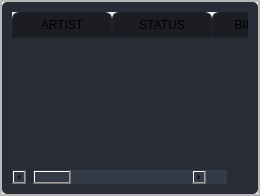
                         <widget class="QWidget" name="team">
                          <attribute name="title">
                           <string>ASSIGNEES</string>
                          </attribute>
                          <layout class="QGridLayout" name="gridLayout_40">
                           <property name="leftMargin">
                            <number>0</number>
                           </property>
                           <property name="topMargin">
                            <number>0</number>
                           </property>
                           <property name="rightMargin">
                            <number>0</number>
                           </property>
                           <property name="bottomMargin">
                            <number>0</number>
                           </property>
                           <property name="spacing">
                            <number>0</number>
                           </property>
                           <item row="0" column="0">
                            <widget class="QFrame" name="frame_15">
                             <property name="frameShape">
                              <enum>QFrame::StyledPanel</enum>
                             </property>
                             <property name="frameShadow">
                              <enum>QFrame::Raised</enum>
                             </property>
                             <layout class="QGridLayout" name="gridLayout_39">
                              <property name="leftMargin">
                               <number>0</number>
                              </property>
                              <property name="topMargin">
                               <number>0</number>
                              </property>
                              <property name="rightMargin">
                               <number>0</number>
                              </property>
                              <property name="bottomMargin">
                               <number>0</number>
                              </property>
                              <property name="spacing">
                               <number>0</number>
                              </property>
                              <item row="0" column="0">
                               <widget class="QFrame" name="frame_16">
                                <property name="frameShape">
                                 <enum>QFrame::StyledPanel</enum>
                                </property>
                                <property name="frameShadow">
                                 <enum>QFrame::Raised</enum>
                                </property>
                                <layout class="QGridLayout" name="gridLayout_38">
                                 <property name="leftMargin">
                                  <number>0</number>
                                 </property>
                                 <property name="topMargin">
                                  <number>0</number>
                                 </property>
                                 <property name="rightMargin">
                                  <number>0</number>
                                 </property>
                                 <property name="bottomMargin">
                                  <number>0</number>
                                 </property>
                                 <property name="spacing">
                                  <number>0</number>
                                 </property>
                                 <item row="0" column="0">
                                  <widget class="QTableWidget" name="team_tableWid">
                                   <property name="focusPolicy">
                                    <enum>Qt::NoFocus</enum>
                                   </property>
                                   <property name="styleSheet">
                                    <string notr="true">QTableWidget {	
	background-color: rgb(39, 44, 54);
	padding: 10px;
	border-radius: 5px;
	alternate-background-color: rgb(42, 48, 59);
}
QTableWidget::item{
	padding-left: 5px;
	padding-right: 5px;
}
QTableWidget::item:selected{
	background-color: rgb(28, 32, 40);
}
QScrollBar:horizontal {
    border: none;
    background: rgb(52, 59, 72);
    height: 14px;
    margin: 0px 21px 0 21px;
	border-radius: 0px;
}
 QScrollBar:vertical {
	border: none;
    background: rgb(52, 59, 72);
    width: 14px;
    margin: 21px 0 21px 0;
	border-radius: 0px;
 }
QHeaderView::section{
	Background-color: rgb(39, 44, 54);
	max-width: 30px;
	border: 1px solid rgb(44, 49, 60);
	border-style: none;
    border-bottom: 1px solid rgb(44, 49, 60);
    border-right: 1px solid rgb(44, 49, 60);
}
QTableWidget::horizontalHeader {	
	background-color: rgb(81, 255, 0);
}
QHeaderView::section:horizontal
{
    border: 1px solid rgb(32, 34, 42);
	background-color: rgb(27, 29, 35);
	padding: 3px;
	border-top-left-radius: 7px;
    border-top-right-radius: 7px;
}
QHeaderView::section:vertical
{
    border: 1px solid rgb(44, 49, 60);
}

</string>
                                   </property>
                                   <property name="frameShape">
                                    <enum>QFrame::NoFrame</enum>
                                   </property>
                                   <property name="frameShadow">
                                    <enum>QFrame::Raised</enum>
                                   </property>
                                   <property name="editTriggers">
                                    <set>QAbstractItemView::DoubleClicked</set>
                                   </property>
                                   <property name="alternatingRowColors">
                                    <bool>true</bool>
                                   </property>
                                   <property name="showGrid">
                                    <bool>false</bool>
                                   </property>
                                   <attribute name="verticalHeaderVisible">
                                    <bool>false</bool>
                                   </attribute>
                                   <column>
                                    <property name="text">
                                     <string>ARTIST</string>
                                    </property>
                                   </column>
                                   <column>
                                    <property name="text">
                                     <string>STATUS</string>
                                    </property>
                                   </column>
                                   <column>
                                    <property name="text">
                                     <string>BID DAYS</string>
                                    </property>
                                   </column>
                                   <column>
                                    <property name="text">
                                     <string>PROGRESS</string>
                                    </property>
                                   </column>
                                   <column>
                                    <property name="text">
                                     <string>COMPILER</string>
                                    </property>
                                   </column>
                                   <column>
                                    <property name="text">
                                     <string>ASSIGNED DATE</string>
                                    </property>
                                   </column>
                                   <column>
                                    <property name="text">
                                     <string>ETA</string>
                                    </property>
                                   </column>
                                   <column>
                                    <property name="text">
                                     <string>START DATE</string>
                                    </property>
                                   </column>
                                   <column>
                                    <property name="text">
                                     <string>COMPLETED DATE</string>
                                    </property>
                                   </column>
                                   <column>
                                    <property name="text">
                                     <string>ACTIONS</string>
                                    </property>
                                   </column>
                                  </widget>
                                 </item>
                                </layout>
                               </widget>
                              </item>
                             </layout>
                            </widget>
                           </item>
                          </layout>
                         </widget>
